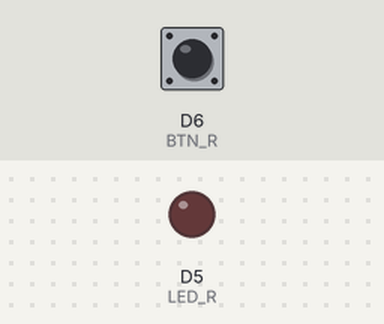
Bench run of a sketch on a simulated ESP8266 (NodeMCU). Parts: output pins drawn as LEDs (lit = HIGH). Inputs (shaded band) come from the test bench; at power-on: D6 (BTN_R) HIGH.

Above: at 1.2 s.
1.3 s: D6 (BTN_R) pulled LOW for 0.15 s
At 1.37 s:
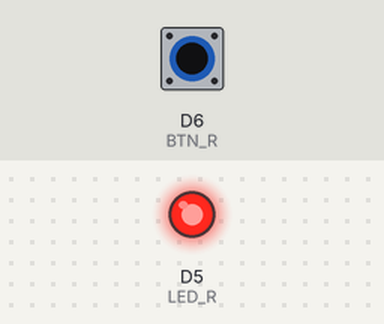
2.9 s: D6 (BTN_R) pulled LOW for 3.2 s
At 6.6 s:
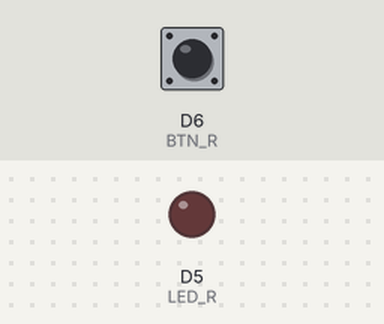
Timing chart, 0 to 8.1 s (numbered marks = the images above; inputs shaded):
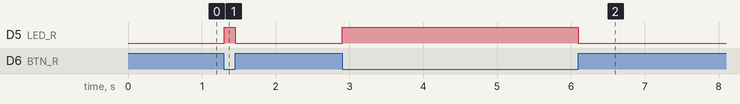

Measured:
- after the input at 1.3 s, D5 (LED_R): LOW → HIGH at once, → LOW 0.15 s later
- after the input at 2.9 s, D5 (LED_R): LOW → HIGH at once, → LOW 3.2 s later

The sketch:

sketch_aug2a.ino
```cpp
 //#define LED_G D3
	#define LED_R D5
	#define BTN_R D6
	//#define BTN_G D4

	bool R_LedIsOn = true;

	int lastBtnVal_R;
	unsigned long lastBtnReleaseTime_R;
	int debouceTime = 50;

	void setup() {
	    //pinMode(LED_G, OUTPUT);
	    pinMode(LED_R, OUTPUT);
	    pinMode(BTN_R, INPUT_PULLUP);
	   // pinMode(BTN_G, INPUT_PULLUP);

	    digitalWrite(LED_R, HIGH);

	    lastBtnVal_R = digitalRead(BTN_R);
	    lastBtnReleaseTime_R = millis();
	}

	void loop() {
	    if (digitalRead(BTN_R) == LOW) {
	        digitalWrite(LED_R, HIGH);
	    } else {
	        digitalWrite(LED_R, LOW);
	    }

	    int btnCurrVal = digitalRead(BTN_R);
	    if ((btnCurrVal == HIGH) && (lastBtnVal_R == LOW) && (millis() - lastBtnReleaseTime_R > debouceTime)) {
	        lastBtnReleaseTime_R = millis();
	        toggle_R_led();
	    }
	    lastBtnVal_R = btnCurrVal;
	}
	void toggle_R_led() {
	    if (R_LedIsOn) {
	        R_ledOff();
	    } else {
	        R_ledOn();
	    }
	}
	void R_ledOff() {
	    digitalWrite(LED_R, LOW);
	    R_LedIsOn = false;
	}
	void R_ledOn() {
	    digitalWrite(LED_R, HIGH);
	    R_LedIsOn = true;
	}
    
```
